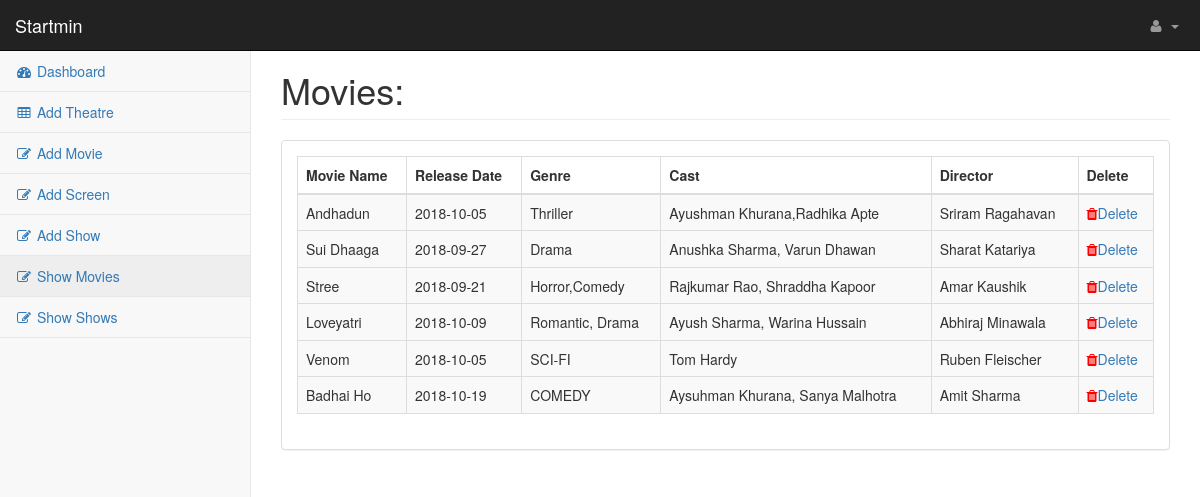
/startmin-master/pages/showmovies.php, run on the app's committed database.
### tables this page shows
CREATE TABLE `movie` (
  `movie_id` int(11) NOT NULL,
  `movie_name` varchar(255) NOT NULL,
  `release_date` varchar(255) NOT NULL,
  `certification` varchar(255) NOT NULL,
  `genre` varchar(255) NOT NULL,
  `format` varchar(255) NOT NULL,
  `duration` varchar(255) NOT NULL,
  `director` varchar(255) NOT NULL,
  `cast` varchar(255) NOT NULL,
  `language` varchar(255) NOT NULL,
  `users_rating` float NOT NULL,
  `critics_rating` float NOT NULL,
  `img_extension` varchar(255) NOT NULL,
  `movie_link` varchar(255) NOT NULL,
  `movie_desc` varchar(255) NOT NULL,
  `is_deleted` int(11) NOT NULL DEFAULT '0'
);

### startmin-master/pages/showmovies.php (the view, shortened to what this page needs)
<!DOCTYPE html>
<html lang="en">
    <head>
        <link href="../css/bootstrap.min.css" rel="stylesheet">
        <link href="../css/metisMenu.min.css" rel="stylesheet">
        <link href="../css/dataTables/dataTables.bootstrap.css" rel="stylesheet">
        <link href="../css/dataTables/dataTables.responsive.css" rel="stylesheet">
        <link href="../css/startmin.css" rel="stylesheet">
        <link href="../css/font-awesome.min.css" rel="stylesheet" type="text/css">
    </head>
    <body>
        <div id="wrapper">
            <?php require_once("navbarsidebar.php");?>
            <div id="page-wrapper">
                <div class="row">
                    <div class="col-lg-12">
                        <h1 class="page-header">Movies:</h1>
                    </div>
                </div>
                <div class="row">
                    <div class="col-lg-12">
                        <div class="panel panel-default">
                            <div class="panel-body">
                                <div class="dataTable_wrapper">
                                    <table class="table table-striped table-bordered table-hover" id="movieTable">
                                        <thead>
                                            <tr>
                                                <th>Movie Name</th>
                                                <th>Release Date</th>
                                                <th>Genre</th>
                                                <th>Cast</th>
                                                <th>Director</th>
                                                <th>Delete</th>
                                            </tr>
                                        </thead>
                                        <tbody>
                                            <?php
                                            require_once("../../pages/includes/functions.php");
                                            $query="select * from movie where is_deleted=0";
                                            $result=mysqli_query($connection,$query);
                                            while($row=mysqli_fetch_assoc($result)){
                                                echo"<tr>";
                                                    echo"<td>".$row['movie_name']."</td>";
                                                    echo"<td>".$row['release_date']."</td>";
                                                    echo"<td>".$row['genre']."</td>";
                                                    echo"<td>".$row['cast']."</td>";
                                                    echo"<td>".$row['director']."</td>";
                                                    echo"<td><a href='deletemovie.php?id=".$row['movie_id']."' class='' id='".$row['movie_id']."'><i class='fa fa-trash' style='color:red'></i>Delete</a></td>";
                                                echo"<tr>";
                                            }
                                            ?>
                                        </tbody>
                                    </table>
                                </div>
                            </div>
                        </div>
                    </div>
                </div>
            </div>
        </div>
    </body>
</html>

### startmin-master/css/startmin.css (style rules this page uses)
body { background-color: #f8f8f8; }
#wrapper { width: 100%; }
#page-wrapper { padding: 30px 15px 0 15px; min-height: 568px; background-color: #fff; }
@media (min-width:768px) { #page-wrapper { position: inherit; margin-left: 250px; padding: 30px 30px 0 30px; border-left: 1px solid #e7e7e7; } }

### data on the page
movie: movie_name "Andhadun", release_date "2018-10-05", genre "Thriller", cast "Ayushman Khurana,Radhika Apte", director "Sriram Ragahavan"
movie: movie_name "Sui Dhaaga", release_date "2018-09-27", genre "Drama", cast "Anushka Sharma, Varun Dhawan", director "Sharat Katariya"
movie: movie_name "Stree", release_date "2018-09-21", genre "Horror,Comedy", cast "Rajkumar Rao, Shraddha Kapoor", director "Amar Kaushik"
movie: movie_name "Loveyatri", release_date "2018-10-09", genre "Romantic, Drama", cast "Ayush Sharma, Warina Hussain", director "Abhiraj Minawala"
movie: movie_name "Venom", release_date "2018-10-05", genre "SCI-FI", cast "Tom Hardy", director "Ruben Fleischer"
movie: movie_name "Badhai Ho", release_date "2018-10-19", genre "COMEDY", cast "Aysuhman Khurana, Sanya Malhotra", director "Amit Sharma"
